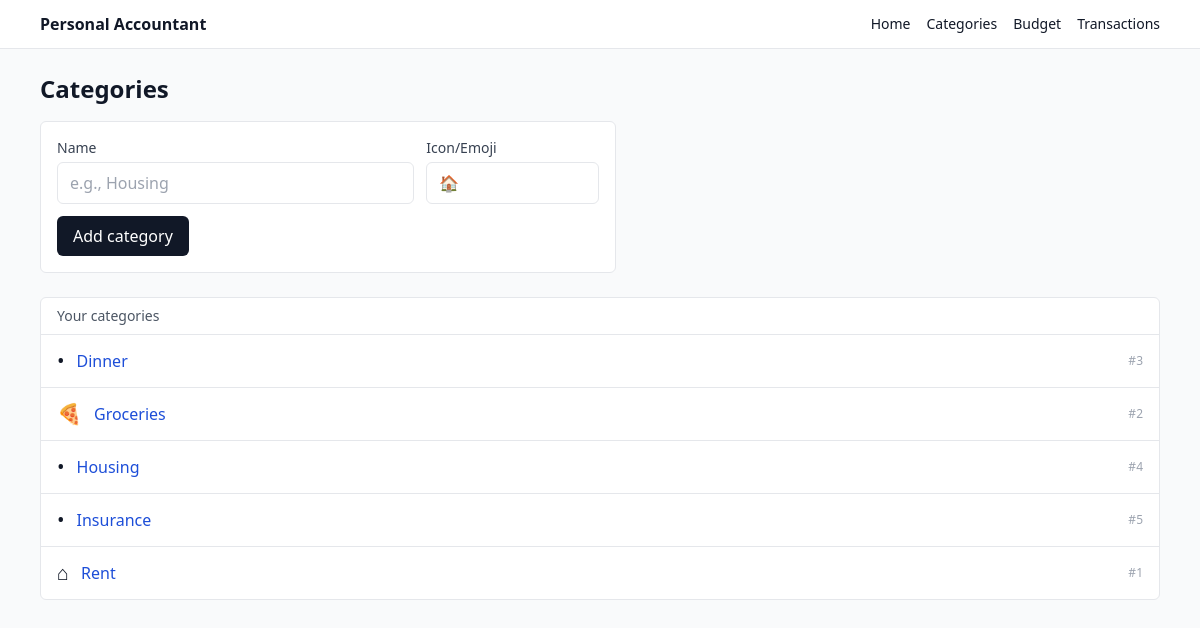
The app's page /categories (signed in), older data.
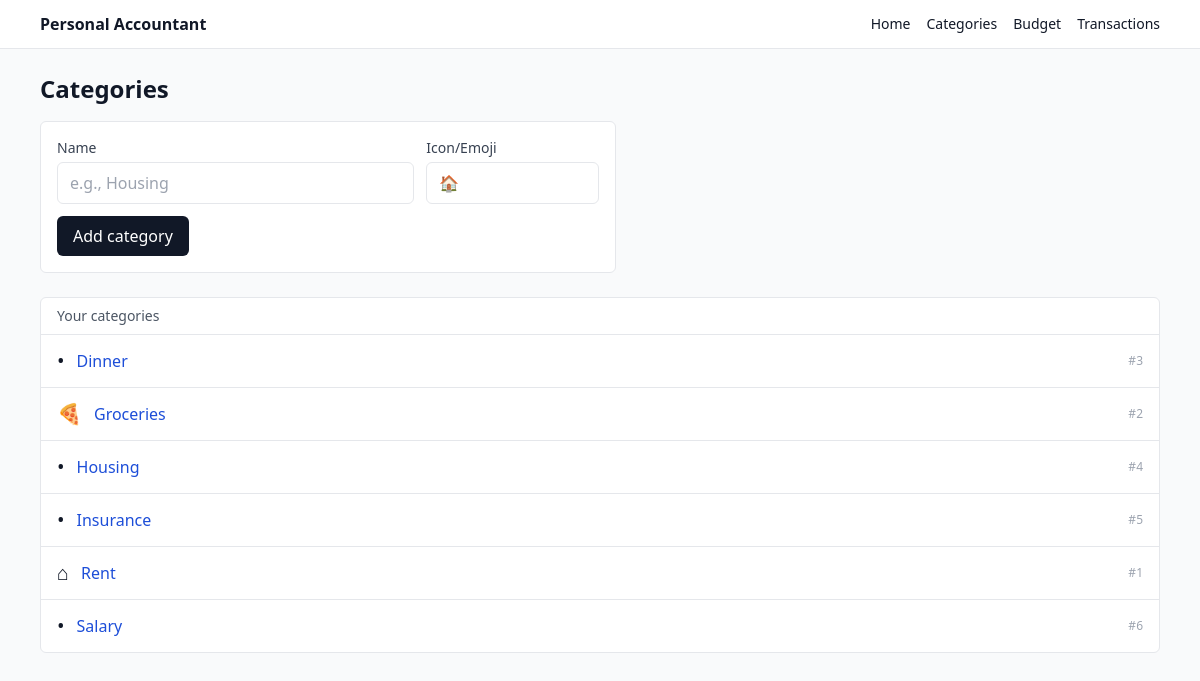
The same page, newer data.
### app/models.py (models this page shows)
class Category(SQLModel, table=True):
    __table_args__ = (
        UniqueConstraint("user_id", "name", name="uq_category_user_name"),
    )
    id: int | None = Field(default=None, primary_key=True)
    user_id: int = Field(foreign_key="user.id", index=True)
    name: str
    icon: str | None = None  # emoji or icon key
    created_at: datetime = Field(default_factory=datetime.utcnow)

### app/routes/categories.py (the view)
@router.get("/categories", response_class=HTMLResponse)
def list_categories(
    request: Request,
    db: Session = Depends(get_session),
    uid: int | None = Depends(current_user_id),
):
    if not uid:
        return RedirectResponse(url="/login", status_code=303)
    cats = db.exec(select(Category).where(Category.user_id == uid).order_by(Category.name)).all()
    return templates.TemplateResponse(
        "categories.html",
        {"request": request, "title": "Categories", "user_id": uid, "categories": cats, "error": None},
    )

### templates/categories.html (shortened to what this page needs)
{% extends "_base.html" %}
{% block content %}
  <div class="flex items-center justify-between mb-4">
    <h1 class="text-2xl font-semibold">Categories</h1>
  </div>
  <form method="post" action="/categories" class="mb-6 grid gap-3 max-w-xl rounded-md border bg-white p-4">
    <div class="grid grid-cols-1 sm:grid-cols-3 gap-3">
      <div class="sm:col-span-2">
        <label class="block text-sm text-gray-700">Name</label>
        <input name="name" required class="mt-1 w-full rounded-md border px-3 py-2" placeholder="e.g., Housing" />
      </div>
      <div>
        <label class="block text-sm text-gray-700">Icon/Emoji</label>
        <input name="icon" class="mt-1 w-full rounded-md border px-3 py-2" placeholder="🏠" />
      </div>
    </div>
    <button class="justify-self-start rounded-md bg-gray-900 px-4 py-2 text-white hover:bg-black">
      Add category
    </button>
  </form>
  <div class="rounded-md border bg-white">
    <div class="border-b px-4 py-2 text-sm text-gray-600">Your categories</div>
    {% if categories|length == 0 %}
      <div class="px-4 py-4 text-sm text-gray-600">No categories yet.</div>
    {% else %}
      <ul class="divide-y">
        {% for c in categories %}
          <li class="px-4 py-3 flex items-center justify-between">
            <div class="flex items-center gap-3">
              <span class="text-xl">{{ c.icon or "•" }}</span>
              <a class="font-medium text-blue-700 hover:underline" href="/categories/{{ c.id }}">
                {{ c.name }}
              </a>
            </div>
            <span class="text-xs text-gray-400">#{{ c.id }}</span>
          </li>
        {% endfor %}
      </ul>
    {% endif %}
  </div>
{% endblock %}

Row changes from the older to the newer data that the page shows:
added Category: icon "•", name "Salary", id "6"
